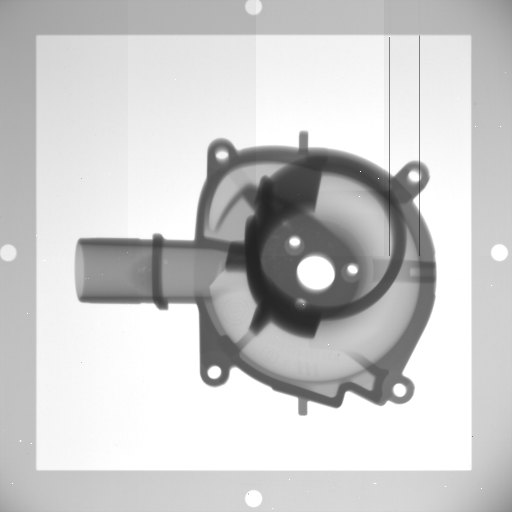
#> input picture FFC_Bilder/Bildserie2_160kV_70uA_mittelwert.png, 512 x 512 px, found by its file name
$ python Flat_Field_test.py
#> lines starting #> are read from the running program, lines starting #| are printed output that depends on the picture
### main/python/importPictures.py
"""
/*
 * @Author: Julian Schweizerhof
 * @Email: diegruppetg@gmail.com
 * @Date: 2020-06-15 17:48:37
 * @Last Modified by: JLS666
 * @Last Modified time: 2020-10-14 23:25:37
 * @Description: Python Programm um ein oder mehrere Bilder des Formats his zu importieren
 */
 """

#########################################################################################################
# HIS-File Aufbau:  100 Byte großer Header, danach unkomprimiertes Bild im Rohformat, z.B. in uint16
#                   Der 9. uint16 im Header: Anzahl der Pixel in der Breite
#                   Der 10. uint16 im Header: Anzahl der Pixel in der Höhe
#                   Der 11. uint16 im Header: Anzahl der Bilder in der Bildserie
#                   Über die Dateigröße kann die Farbtiefe berechnet werden
#########################################################################################################

import os                                                                   # Für die Path-Manipulation
import numpy as np                                                          # Für Arrays
import cv2                                                                  # Import und Export OpenCV
from datetime import datetime                                               # Für das Auslesen des aktuellen Datum und Zeit

# [103 lines left out: functions getNumberImages, getFarbtiefe, hisImportFunction, not called in this run]

def importFunction(pImportPath, pExport = False, pExportPath="", pZeit=""): #vill noch ne fehlermeldung Wenn der Path kein Link enthält!?
#> called with pExport = False, pExportPath = '', pZeit = ''
    aktuelleZeit = pZeit   # aktuelles Datum und Zeit
    bild = cv2.imread(pImportPath, flags= -1)
#> bild is the input picture: shape (512, 512) uint16; min 9132, max 65535, mean 52171.1
#> call 2 of importFunction, with pExport = False, pExportPath = '', pZeit = ''
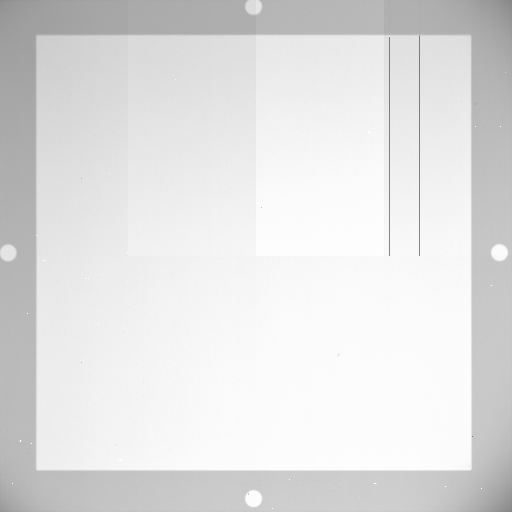
#> input picture FFC_Bilder/Bildserie1_160kV_70uA_mittelwert.png, 512 x 512 px, found by its file name
#> in importFunction, bild is the input picture: shape (512, 512) uint16; min 29865, max 65535, mean 57728
#> call 3 of importFunction, with pExport = False, pExportPath = '', pZeit = ''
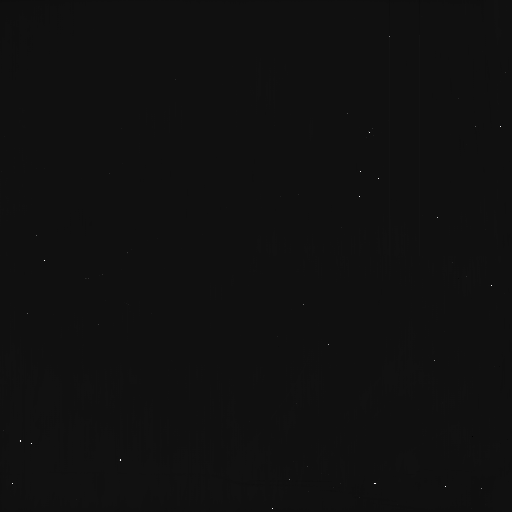
#> input picture FFC_Bilder/Bildserie1_160kV_0uA_mittelwert.png, 512 x 512 px, found by its file name
#> in importFunction, bild is the input picture: shape (512, 512) uint16; min 0, max 65535, mean 4264
    if np.shape(bild) == ():    # wenn das Lesen nicht erfoglreich war
        return ( np.zeros( (1, 512, 512), dtype=np.uint16) )
    bildDaten = np.zeros( (1, np.shape(bild)[0], np.shape(bild)[1]), dtype=bild.dtype)
    if np.shape(bildDaten[0]) == np.shape(bild):    # Wenn die Array eine andere Größe besitzen, d.h. wenn es kein Farbbild ist
        bildDaten[0] = bild
    else:
        print("Farbbild")
    #cv2.imshow('image', bildDaten[0])
    #cv2.waitKey()
    #cv2.destroyAllWindows()
    if pExport == True:
        dirName = os.path.join(pExportPath, "Originalbilder vom " + aktuelleZeit)
        if os.path.exists(dirName):
            pass
        else:
            os.mkdir(dirName)
        fileName = os.path.splitext(os.path.basename(pImportPath))[0] +  "_original.png"
        #cv2.imshow('image', bild)                                             # Array als Bild anzeigen
        #cv2.imwrite(os.path.splitext(os.path.basename(pImportPath)) [0] + "importiertesBild.png",bild, [cv2.IMWRITE_PNG_COMPRESSION,0])     # Array als PNG speichern ohne Kompression
        #cv2.imwrite(os.path.join(pExportPath, "Originalbilder", os.path.basename(pImportPath)) + "_Original.png", bild, [cv2.IMWRITE_PNG_COMPRESSION,0])    # Array als PNG speichern ohne Kompression
        cv2.imwrite(os.path.join(dirName, fileName), bild)    # Array als PNG speichern ohne Kompression

        #cv2.waitKey()
        #cv2.destroyAllWindows()
    return bildDaten


# [64 lines left out: functions importUIFunction, getAufloesungUndAnzahlUndFarbtiefe, checkGreyimage, not called in this run]


"""
import os
import platform
import subprocess

def open_file(path):
    if platform.system() == "Windows":
        os.startfile(path)
    elif platform.system() == "Darwin":
        subprocess.Popen(["open", path])
    else:
        subprocess.Popen(["xdg-open", path])

open_file("/Users/julian/Documents")
"""


"""
meineListe = 0

meineListe = np.zeros((2,3,3),dtype=np.uint16)
#print("\n-----------------\n", meineListe)
#meineListe[0,0,0]  = 1
#print("\n-----------------\n", meineListe)

meineListe = np.append(meineListe,[[[3, 3, 3 ],[3, 3, 3],[3, 3, 3]]], axis= 0 )


meineListe = np.empty((0,3,3), dtype=np.uint16)
print("\n-----------------\n", meineListe)
meineListe = np.append(meineListe,[[[3, 3, 3 ],[3, 3, 3],[3, 3, 3]]], axis= 0 )
print("\n-----------------\n", meineListe)
meineListe = np.append(meineListe,[[[43,43, 43 ],[43, 43, 43],[43, 43, 43]]], axis= 0 )
print("\n-----------------\n", meineListe)

pass

"""

# deprecated/veraltete Funktionen
"""
def getAufloesungUndAnzahlUndFarbtiefe2(pImportPath):
    dateiEndung = (os.path.splitext(os.path.basename(pImportPath)) [1]).lower() # kleinschreiben, weil manche OS (Windows) Dateieindungen Groß schreiben
    if dateiEndung == ".his": # Eine his-Datei
        fd = open(pImportPath,'rb')                                             # Das Bild öffnen im "rb"-Modus: read binary
        data = np.fromfile(fd,dtype=np.uint16, count=50)                        # Den Header 50 mal mit unsinged int 16 Bit einlesen (erste 100 Bytes)
        rows = int(np.take(data, 8))                                            # Reihen bestimmen, in int konvertieren, ansonsten overflow Error bei der Funktion fromfile()
        cols = int(np.take(data, 9))                                            # Spalten bestimmen
        fd.close()
        anzahl = getNumberImages(pImportPath, rows, cols)                                                     # File schließen
        #farbtiefe = data.dtype.name
        farbtiefe = data.dtype
    elif dateiEndung == ".png" or dateiEndung == ".jpg" or dateiEndung == ".jpeg" or dateiEndung == ".tif" or dateiEndung == ".tiff":
        bild = cv2.imread(pImportPath, flags= -1)
        rows = np.shape(bild)[0]
        cols = np.shape(bild)[1]
        anzahl = 1
        #farbtiefe = bild.dtype.name
        farbtiefe = bild.dtype
    return rows, cols, anzahl, farbtiefe


def importUIFunctionAlt(pImportPath, pExport = False): # Rückgabe Bild-Array und Auflösung Breite und Höhe
    dateiEndung = (os.path.splitext(os.path.basename(pImportPath)) [1]).lower()
    if dateiEndung == ".his": # Eine his-Datei
        bildDaten = hisImportFunction(pImportPath, pExport)
    elif dateiEndung == ".png" or dateiEndung == ".jpg" or dateiEndung == ".jpeg" or dateiEndung == ".tif" or dateiEndung == ".tiff":
        bildDaten = importFunction(pImportPath, pExport)
    return bildDaten


def hisImportFunction2(pImportPath, pExport = False):                       # Funktion: Bilder im HIS-Format importieren, Übergabewert: Path zum Bild
    pathWithoutExtension = os.path.splitext(pImportPath) [0]                # Pfad ohne Dateiendung erzeugen, .his wird entfernt
    print("\n\n*************************************************************")
    print("Funktion zum Einlesen von HIS-Dateien aufgerufen")
    print("*************************************************************\n")
    fileName, fileExtension = os.path.splitext(os.path.basename(pImportPath))# Dateinamen und Dateiendung extrahieren
    print("Die Datei", fileName, "wird jetzt eingelesen.")
    fd = open(pImportPath,'rb')                                             # Das Bild öffnen im "rb"-Modus: read binary
    data = np.fromfile(fd,dtype=np.uint16, count=50)                        # Den Header 50 mal mit unsinged int 16 Bit einlesen (erste 100 Bytes)
    rows = int(np.take(data, 8))                                            # Reihen bestimmen, in int konvertieren, ansonsten overflow Error bei der Funktion fromfile()
    cols = int(np.take(data, 9))                                            # Spalten bestimmen
    numberImages = int(getNumberImages(pImportPath, rows, cols))            # Anzahl der Bilder in der Datei bestimmen
    print("Ihre Datei hat", rows, "Reihen und", cols, "Spalten und besteht aus", numberImages, "Bild(ern)")

    for index in range(numberImages):                                       # Alle Bilder anzeigen und speichern
        f = np.fromfile(fd, dtype=np.uint16, count=rows*cols)               # Pixel lesen und in einem ein dimensionales Array speichern
        im = f.reshape((rows, cols))
                                              # [8 lines of commented-out code are left out]
        if pExport == True:
            cv2.imshow('image', im)                                             # Array als Bild anzeigen
            cv2.imwrite(pathWithoutExtension+"_"+str(index)+'_beta.png',im)     # Array als PNG speichern ohne Kompression
            print("Ihre Datei wurden unter", pathWithoutExtension+"_"+str(index)+".png gespeichert")
            cv2.waitKey()                                                       # Warten bis eine Taste gedrückt wird
    if pExport == True:
        cv2.destroyAllWindows()                                                 # Alle Fenster schließen
    fd.close()                                                              # File schließen
    return im


"""

### main/python/correction.py
"""
/*
 * @Author: Andreas Bank
 * @Email: diegruppetg@gmail.com
 * @Date: 15.06.2020
 * @Last Modified by: Andy
 * @Last Modified time:
 * @Description: Die Suchalgorithmen für bad Pixel
 */
 """

import config as cfg
import numpy as np
import math
import copy


# Direkte Nachbarn:

# [42 lines left out: functions nachbar, nachbar2, not called in this run]

""" #NARC=0 NMFC=1 NSRC=2
SR=Simpel Replacement
MF=Median Filter
AR=Average Relacement

def neigborhood(Bild, BPM, Methode=0):
    if(np.shape(Bild) != np.shape(BPM)):
        print("Dimensionen passen nicht!")
        return -1
    hoehe, breite = np.shape(Bild)

    return beautiful """

# Gradient

# [67 lines left out: functions Gradient, Methoden, top, bottom, not called in this run]

#Nagao

""" def Nagao(Bild, BPM):
    if(np.shape(Bild) != np.shape(BPM)):
        print("Dimensionen passen nicht!")
        return -1
    hoehe, breite = np.shape(Bild)
    Q_Fenster=2
    NagaoSub_a=([1,1,1,1,1]
                [0,1,1,1,0]
                [0,0,0,0,0]
                [0,0,0,0,0]
                [0,0,0,0,0])
    NagaoSub_a2=np.rot(NagaoSub_a)
    NagaoSub_b=([0,0,0,0,0]
                [0,0,0,0,0]
                [0,0,0,1,1]
                [0,0,1,1,1]
                [0,0,1,1,1])
    NagaoSub_c=([0,0,0,0,0]
                [0,1,1,1,0]
                [0,1,0,1,0]
                [0,1,1,1,0]
                [0,0,0,0,0])

    großBild=Bild
    v_rand=np.ones([:(Q_Fenster*breite)]).reshape(Q_Fenster,breite)
    h_rand=np.ones([:(Q_Fenster*(heohe+Q_Fenster))]).reshape((heohe+Q_Fenster),Q_Fenster)
    np.vstack([großBild,v_rand])
    np.hstack([großBild,h_rand])
    beautiful=Bild
    for z in range(hoehe):
        for s in range(breite):
            if BPM[z,s] !=0:
                #Fenster aufspannen
                #...

                Fenster*a """

def Flatfield(Bild, Hell_Mittel_Bild, Dunkel_Mittel_Bild):
    #Rechenvorschrift. Dunkel/(Hell-Dunkel)
    #Wiki: New=(Input-Dark)/(Flat_Field-Dark) Dark=ohne X-Ray; Flat_Field=ohne Bauteil
    # Gain und Dunkelstrom
    if(np.shape(Bild) != np.shape(Hell_Mittel_Bild) or np.shape(Bild) != np.shape(Dunkel_Mittel_Bild)):
        print("Dimensionen passen nicht!")
        return -1
    hoehe, breite = np.shape(Bild)
#> hoehe = 512; breite = 512
    a= Bild-Dunkel_Mittel_Bild
    b= Hell_Mittel_Bild-Dunkel_Mittel_Bild
    # a=np.array([1,3,4,5,5,6,7,0,1,4,4,1])
    # b=np.array([1,2,3,4,5,6,7,0,0,8,9,0])
    b=np.where(b!=0,b,1)
    c=np.divide(a,b)
    c=(c.reshape(-1))
    Fehler=0
    for i in range(len(c)):
        if c[i]>1.2: # passiet nur im Fehlerfall 2 falsche bilder
            print(i, c[i]," Falsches Bild gewaehlt")
            cfg.errorCode=-4
            Fehler=Fehler+1
            c[i]=0.2
#> after the loop, Fehler = 0
    m=np.amax(c)
#> m = 1.08
    if m==0:
        print("Alle Bilder gleich! So kann man kein FCC machen.")
        m=1
        cfg.errorCode=-4
    c=np.divide(c,m)
    beautiful=c*2**16-1
    beautiful=np.uint16(beautiful.reshape(hoehe,breite))#int 16 geht das???
    return beautiful, Fehler

# [4 lines left out: function Hybrid, not called in this run]

### main/python/Flat_Field_test.py
"""
/*
 * @Author: Julian Schweizerhof und Andreas Bank
 * @Email: diegruppetg@gmail.com
 * @Date: 2020-09
 * @Last Modified by:
 * @Last Modified time:
 * @Description:
 */
 """

#import matplotlib.pyplot as plt
import numpy as np
#how to import numpy und ov2.  Python updaten, pip install, pip3 install numpy, pip3 install opencv-python.
import detection
import correction
import config
import importPictures as imP
import cv2
import telemetry
import cProfile
import verpixler

""" Pfad der Bilddateien:______________________________________________________________________________________ """
importPath = "FFC_Bilder\Bildserie2_160kV_70uA_mittelwert.png"
importPath_Hell = "FFC_Bilder\Bildserie1_160kV_70uA_mittelwert.png" #MW Bild
importPath_Dunkel = "FFC_Bilder\Bildserie1_160kV_0uA_mittelwert.png"


""" Import der Bilddateien:______________________________________________________________________________________ """
bildDaten = imP.importFunction(importPath)
bildDaten_Hell = imP.importFunction(importPath_Hell)
bildDaten_Dunkel = imP.importFunction(importPath_Dunkel)


""" Aufruf der Detection Funktion:______________________________________________________________________________________ """
if False:
    BAD=detection.advancedMovingWindow(bildDaten[0],Faktor=3)[0] #F=4

""" Aufruf der Correction Funktion:______________________________________________________________________________________ """
if True:
    GOOD=np.uint16(correction.Flatfield(bildDaten[0],bildDaten_Hell[0],bildDaten_Dunkel[0])[0])

""" Audgabe der Bilder Plots und Ergebnisse:______________________________________________________________________________________ """

cv2.imwrite("_korriegiert Flatfield.png", GOOD)
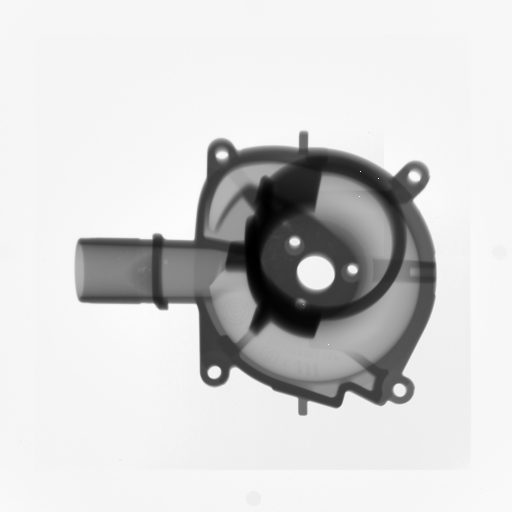
#> saved as _korriegiert Flatfield.png: shape (512, 512) uint16; min 5124, max 65535, mean 55409.1; drawn with min black and max white
